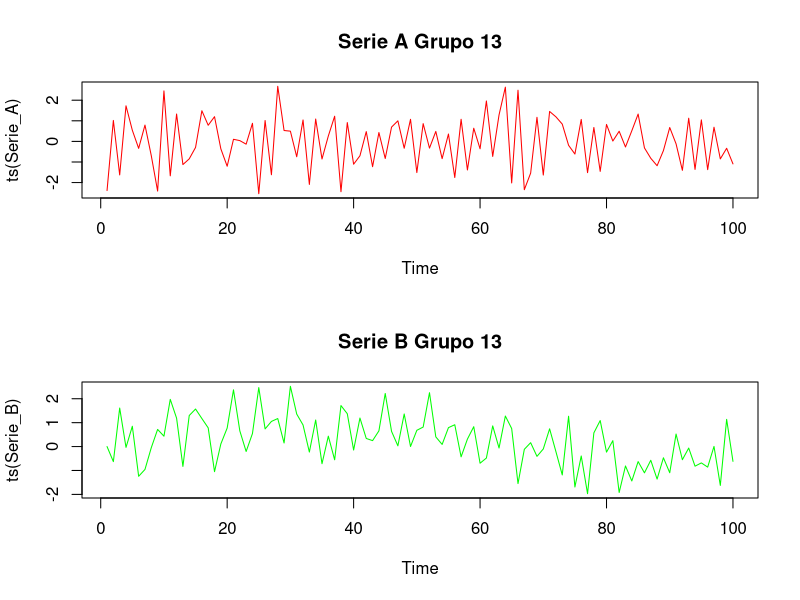
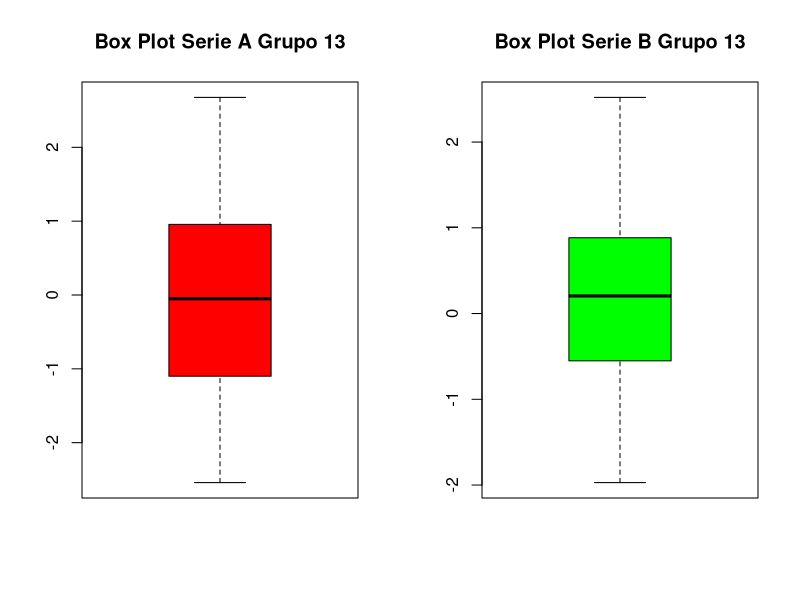
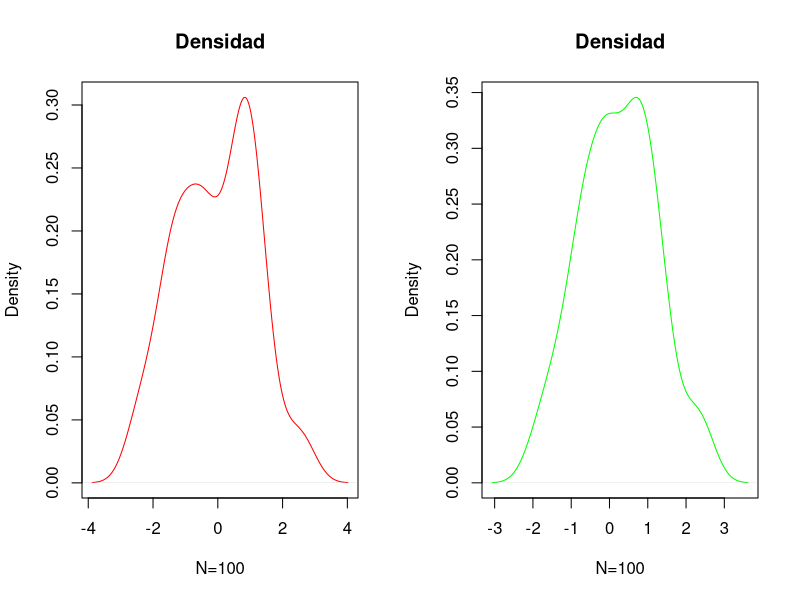
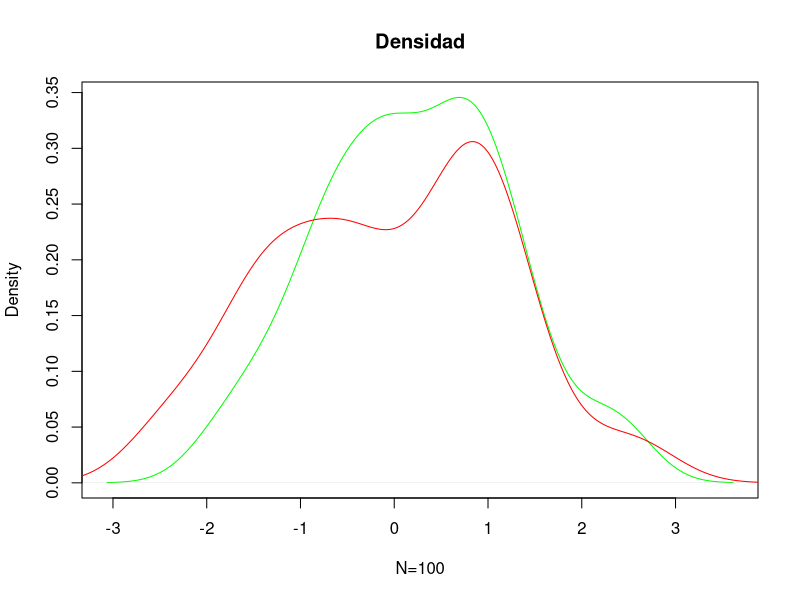
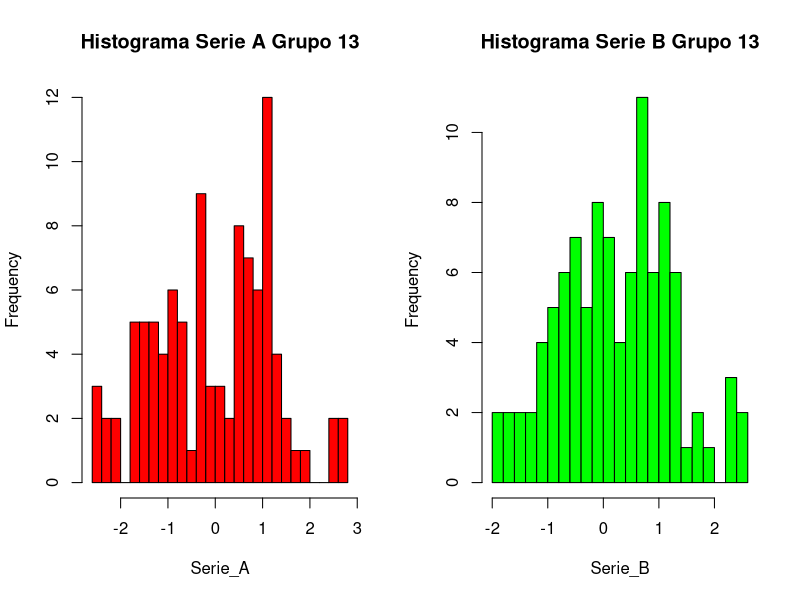
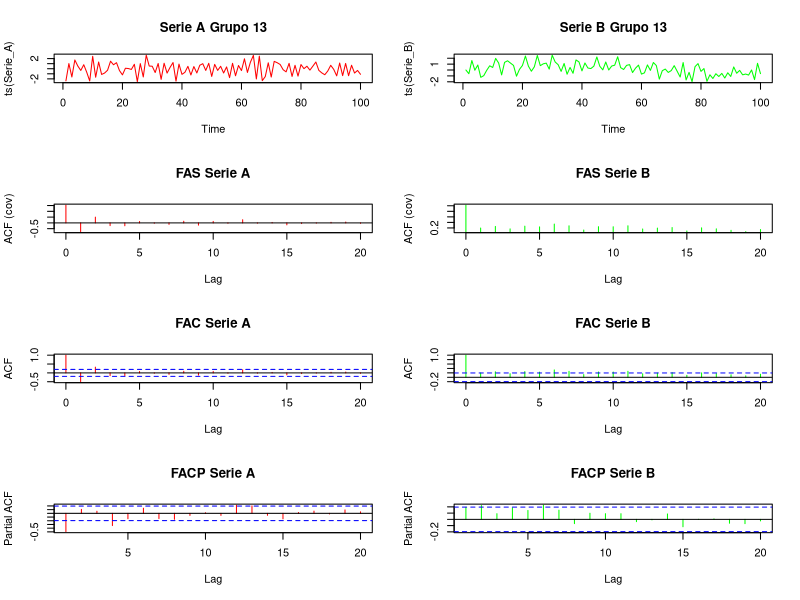

The R script that drew these images, in order: (Note: this script raises an error after producing the figures.)
#Bajamos la Data del trabajo practico

library(tseries)
library(urca)
library(ggplot2)
library(forecast)

Data<-read.csv2(file = "Grupo 13.csv")

attach(Data)

Data1<-ts(Data,class = "ts") #Creamos la serie de tiempo de la data. Me mantiene el nombre original

#Graficamos ambas series de tiempo. 
#En primera instancia, la serie A es estacionaria, pero no lo es la serie B
par(mfrow = c(2,1))
plot(ts(Serie_A), main = "Serie A Grupo 13", col = "red") 
plot(ts(Serie_B), main = "Serie B Grupo 13", col = "green")

#Instalar el paquete "psych" para poder utilizar la funcion describe
library(psych)
#ANÁLISIS DESCRIPTIVO#
Analisis.1<-describe(Data1,quant = c(0,0.25,0.5,0.75,1)) #Analisis descriptivo
#skew es la asmimetria. Se encuentran cercanos a 0

#Analizamos la Kurtosis de ambas series
Kurtosis<-kurtosi(Data1) #Ambas son planicurticas

#Varianza
Varianza<-var(Data1)
colnames(Varianza)<-c("Var Serie A", "Var Serie B")

#Unificamos lo calculado hasta ahora
Analisis.Total<-data.frame(Analisis.1,Kurtosis,Varianza) 

#Graficamos el Boxplot
par(mfrow = c(1,2))
boxplot(Serie_A,main = "Box Plot Serie A Grupo 13", col = "red")
boxplot(Serie_B,main = "Box Plot Serie B Grupo 13", col = "green")

#Densidad
par(mfrow = c(1,2))
plot(density(Serie_A),main="Densidad",xlab="N=100",col="red")
plot(density(Serie_B),main="Densidad",xlab="N=100",col="green")

par(mfrow = c(1,1))
plot(density(Serie_B),main="Densidad",xlab="N=100",col="green")
lines(density(Serie_A), col="red")

#Histograma
par(mfrow = c(1,2))
hist(Serie_A, breaks=20, main="Histograma Serie A Grupo 13", col="red")
hist(Serie_B,breaks=20, main="Histograma Serie B Grupo 13", col="green")

#FAS, FAC y FACP
par(mfrow = c(4,2))
plot(ts(Serie_A), main = "Serie A Grupo 13", col = "red") 
plot(ts(Serie_B), main = "Serie B Grupo 13", col = "green")
acf(Serie_A, type="covariance", main="FAS Serie A", col="red")
acf(Serie_B, type="covariance", main="FAS Serie B", col="green")
acf(Serie_A, main = "FAC Serie A", col = "red")
acf(Serie_B, main = "FAC Serie B", col = "green")
pacf(Serie_A, main = "FACP Serie A", col = "red") 
pacf(Serie_B, main = "FACP Serie B", col = "green") 
#Otra vez, en primera instancia la serie B no es estacionaria

##### SERIE A #####
auto.arima(Serie_A, stepwise = FALSE, approximation = FALSE)
#Segun auto.arima, el mejor modelo es una MA(3)
ndiffs(Serie_A)
#Segun ndiffs, no hay que diferenciar la serie

#Test de Dickey Fuller
#Para el estadistico de prueba
none.df<-ur.df(Serie_A,type="none",lags=5,selectlags=c("AIC"))
drift.df<-ur.df(Serie_A,type="drift",lags=5,selectlags=c("AIC"))
trend.df<-ur.df(Serie_A,type="trend",lags=5,selectlags=c("AIC"))

#Para los valores criticos
Detalle_none_df<-summary(none.df)
Detalle_drift_df<-summary(drift.df)
Detalle_trend_df<-summary(trend.df)

#Para ver si es estacionario sin tendencia ni termino independiente
for (i in 1:length(Detalle_none_df@cval)) {
  Resultado_none<-none.df@teststat<Detalle_none_df@cval[1,i]
  print(Resultado_none)  
  if (Resultado_none == TRUE) {
    print("Es estacionario")
  }else{
    print("No es estacionario")
  }
}

#Para ver si es estacionario sin tendencia pero con termino independiente
for (i in 1:length(Detalle_drift_df@cval[1,])) {
  Resultado_drift<-drift.df@teststat[1,1]<Detalle_drift_df@cval[1,i]
  print(Resultado_drift)  
  if (Resultado_drift == TRUE) {
    print("Es estacionario")
  }else{
    print("No es estacionario")
  }
}

#Para ver si es estacionario con tendencia y con termino independiente
for (i in 1:length(Detalle_trend_df@cval[1,])) {
  Resultado_trend<-trend.df@teststat[1,1]<Detalle_trend_df@cval[1,i]
  print(Resultado_trend)  
  if (Resultado_trend == TRUE) {
    print("Es estacionario")
  }else{
    print("No es estacionario")
  }
}



#Esto es un intento de obtener los AIC y los BIC de varios modelos ARIMA sin necesidad de hacer 1 por 1. Todavia no esta terminado\

for (i in 0:5) {
  for(j in 0:5){
    if(j!=0 | i!=0){
      m<-arima(Serie_A,order=c(i,0,j))
      Modelo_Serie_A<-cbind(AIC(m),BIC(m))
      rownames(Modelo_Serie_A)<-print(paste("Modelo",i,j))
      colnames(Modelo_Serie_A)<-c("AIC","BIC")
      print(Modelo_Serie_A)
    }
  }
} #Siempre se selecciona el modelos con menor AIC y con menos BIC

#El Modelo MA(3) es el que mejor ajusta, y un modelos MA siempre es estacionario

#Observamos la FAC y la FACP de los residuos del modelo seleccionado
par(mfrow = c(2,2))
plot(acf(MA_3$residuals),main = "Autocorrelacion Modelo MA(3)")
plot(pacf(MA_3$residuals),main = "Autocorrelacion parcial Modelo MA(3)")

#Hacemos analisis del modelo selecionado

#Test sobre los coeficientes del modelo
#Ho: Algun tita i es = 0
#H1: Los tita i distintos de 0
Test_Coef_MA_3<-t.test(MA_3$coef)
Test_Coef_MA_3 #El test, indica que la H1 es verdadera, por lo tanto los coeficientes son distintos de 0


#Test de Ljung=Box
#Utilice el estadístico q de Ljung-Box para comprobar si una serie de observaciones en un período de tiempo específico son aleatorias e independientes.
#...Si las observaciones no son independientes, una observación puede estar correlacionada con otra observación k unidades de tiempo después,... 
#...una relación que se denomina autocorrelación.

#Ho: las autocorrelaciones son iguales a 0. Es decir, los datos son independientes
#H1: No todos los datos son independientes

#Si p-value > alpha. No rechazo Ho

Lyung_Box_MA_3<-Box.test(MA_3$residuals,type = "Ljung-Box",lag = 1)
Lyung_Box_MA_3 #El p-value es mayor a 0.05, por lo tanto no rechazo HO y se puede decir, que no hay autocorrelacion entre los residuos


#Test de Jarque Bera
#La prueba de Jarque-Bera es una prueba de bondad de ajuste para comprobar si una muestra de datos tiene la asimetría y la curtosis de una distribución normal.
#Ho: Los errores tienen una distribucion normal
#H1: no especifica

#Si p-value > alpha. No rechazo Ho

Jarque_Bera_MA_3<-jarque.bera.test(MA_3$residuals)
Jarque_Bera_MA_3

#Ho: Los errores tienen una distribucion normal
#H1: no especifica

#Si p-value > alpha. No rechazo Ho
Test_Shapiro_MA_3<-shapiro.test(MA_3$residuals)
Test_Shapiro_MA_3

#Tanto el test de JB y el Shapiro, se rechaza la Ho de que siguen una distribucion normal

par(mfrow = c(2,2)) #Para poder comparar las distitntas predicciones
#Predicción para un horizonte
Pre1<-forecast(MA_3, level = c(95,97.5,99), h = 1)
plot(Pre1, main = "Prediccion 1 periodo")
P1<-as.data.frame(Pre1)
P1<-data.frame(P1[,6],P1[,4],P1[,2],P1[,1],P1[,3],P1[,5],P1[,7])
colnames(P1)<-c("LI 99%","LI 97,5%","LI 95%","Predicción","LS 95%","LS 97,5%","LS 99%")
P1
#Predicción para dos horizontes
Pre2<-forecast(MA_3, level = c(95,97.5,99), h = 2)
plot(Pre2,main = "Prediccion 2 periodos")
P2<-as.data.frame(Pre2)
P2<-data.frame(P2[,6],P2[,4],P2[,2],P2[,1],P2[,3],P2[,5],P2[,7])
colnames(P2)<-c("LI 99%","LI 97,5%","LI 95%","Predicción","LS 95%","LS 97,5%","LS 99%")
P2
#Predicción para tres horizontes.
Pre3<-forecast(MA_3, level = c(95,97.5,99), h = 3)
plot(Pre3, main = "Prediccion 3 periodos")
P3<-as.data.frame(Pre5)
P3<-data.frame(P3[,6],P3[,4],P3[,2],P3[,1],P3[,3],P3[,5],P3[,7])
colnames(P3)<-c("LI 99%","LI 97,5%","LI 95%","Predicción","LS 95%","LS 97,5%","LS 99%")
P3
#Predicción para 20 horizontes.
Pre20<-forecast(MA_3, level = c(95,97.5,99), h = 20)
plot(Pre20, main = "Prediccion 20 periodos")
P20<-as.data.frame(Pre10)
P20<-data.frame(P20[,6],P20[,4],P20[,2],P20[,1],P20[,3],P20[,5],P20[,7])
colnames(P20)<-c("LI 99%","LI 97,5%","LI 95%","Predicción","LS 95%","LS 97,5%","LS 99%")
rownames(P20)<-c(1:20)
P20

par(mfrow=c(2,2))
plot(MA_3$residuals,col="red",main="Residuos MA(3)")
hist(MA_3$residuals,main="Histograma de los residuos")
acf(MA_3$residuals,col="red",main="FAC de residuos")
pacf(MA_3$residuals,col="red",main="FACP de Residuos")







#Prueba de Dickey-Fuller Aumentado Serie B
none.df<-ur.df(Serie_B_Diff,type="none",lags=5,selectlags=c("AIC"))
drift.df<-ur.df(Serie_B_Diff,type="drift",lags=5,selectlags=c("AIC"))
trend.df<-ur.df(Serie_B_Diff,type="trend",lags=5,selectlags=c("AIC"))

summary(none.df)
summary(drift.df)
summary(trend.df)

adf.test(Serie_B_Diff)

par(mfrow = c(2,1))
plot(ts(Serie_A), main = "Serie A Grupo 13", col = "red")
plot(ts(Serie_B_Diff), main = "Serie B Dif Grupo 13", col = "green") #Parece ser estacionaria por el momento

#Se compara nuevamente los box plot
par(mfrow = c(1,2))
boxplot(Serie_A,main = "Box Plot Serie A Grupo 13", col = "red")
boxplot(Serie_B_Diff,main = "Box Plot Serie B Dif Grupo 13", col = "green")

#Se vuelve a graficar la FAS, FAC y FACP
par(mfrow = c(3,2))
acf(Serie_A, main = "FAC Serie A", col = "red")
acf(Serie_B_Diff, main = "FAC Serie B Dif", col = "green")
pacf(Serie_A, main = "FACP Serie A", col = "red") 
pacf(Serie_B_Diff, main = "FACP Serie B Dif", col = "green") #Ahora si parece ser estacionario  


-#Modelizamos ---> Primero hay que testear
#Hay una forma simple de hacerla, que es con una funcion de AUTO.ARIMA, que nos dice el mejor modelo. Pero para comparar, se va a hacer completo

auto.arima(Serie_A,stationary = TRUE) #stationary TRUE para que me indique modelos estacionarioa 
#El modelo nos da un MA(3), y una MA siempre es estacionario.

M1_SerieA<-arima(Serie_A,order = c(1,0,0))
M1_SerieA

M2_SerieA<-arima(Serie_A,order = c(0,0,1))
M2_SerieA

M3_SerieA<-arima(Serie_A,order = c(1,0,1))
M3_SerieA

M3_SerieA<-arima(Serie_A,order = c(2,0,1))
M3_SerieA

M4_SerieA<-arima(Serie_A,order = c(1,0,2))
M4_SerieA

M5_SerieA<-arima(Serie_A,order = c(2,0,2))
M5_SerieA

M6_SerieA<-arima(Serie_A,order = c(3,0,0))
M6_SerieA

M7_SerieA<-arima(Serie_A,order = c(3,0,1))
M7_SerieA

M8_SerieA<-arima(Serie_A,order = c(0,0,3))
M8_SerieA

M9_SerieA<-arima(Serie_A,order = c(1,0,3))
M9_SerieA

M10_SerieA<-arima(Serie_A,order = c(3,0,3))
M10_SerieA

M11_SerieA<-arima(Serie_A,order = c(1,1,1))
M11_SerieA

M12_SerieA<-arima(Serie_A,order = c(2,1,1))
M12_SerieA

M13_SerieA<-arima(Serie_A,order = c(1,1,2))
M13_SerieA

M14_SerieA<-arima(Serie_A,order = c(2,1,2))
M14_SerieA

Serie_A_aic<-rbind(AIC(M1_SerieA,M2_SerieA,M3_SerieA,M4_SerieA,M5_SerieA,M6_SerieA,M7_SerieA,M8_SerieA,M9_SerieA,M10_SerieA),AIC(M11_SerieA,M12_SerieA,M13_SerieA,M14_SerieA))
Serie_A_bic<-rbind(BIC(M1_SerieA,M2_SerieA,M3_SerieA,M4_SerieA,M5_SerieA,M6_SerieA,M7_SerieA,M8_SerieA,M9_SerieA,M10_SerieA),BIC(M11_SerieA,M12_SerieA,M13_SerieA,M14_SerieA))

Modelo_Serie_A<-cbind(Serie_A_aic,Serie_A_bic)
Modelo_Serie_A
M8_SerieA

#Observamos la FAC y la FACP de los residuos del modelo seleccionado
par(mfrow = c(2,2))
plot(acf(M8_SerieA$residuals))
plot(pacf(M8_SerieA$residuals))

#Hacemos analisis del modelo selecionado

#Test sobre los coeficientes del modelo
#Ho: Algun tita i es = 0
#H1: Los tita i distintos de 0
Test_Coef_M8<-t.test(M8_SerieA$coef)
Test_Coef_M8 #El test, indica que la H1 es verdadera, por lo tanto los coeficientes son distintos de 0


#Test de Ljung=Box
#Utilice el estadístico q de Ljung-Box para comprobar si una serie de observaciones en un período de tiempo específico son aleatorias e independientes.
#...Si las observaciones no son independientes, una observación puede estar correlacionada con otra observación k unidades de tiempo después,... 
#...una relación que se denomina autocorrelación.

#Ho: las autocorrelaciones son iguales a 0. Es decir, los datos son independientes
#H1: No todos los datos son independientes

#Si chi-cuadrado > alpha. No rechazo Ho

Lyung_Box_Serie_A<-Box.test(M8_SerieA$residuals,type = "Ljung-Box",lag = 1)
Lyung_Box_Serie_A #El p-value es mayor a 0.05, por lo tanto no rechazo HO y se puede decir, que no hay autocorrelacion entre los residuos
